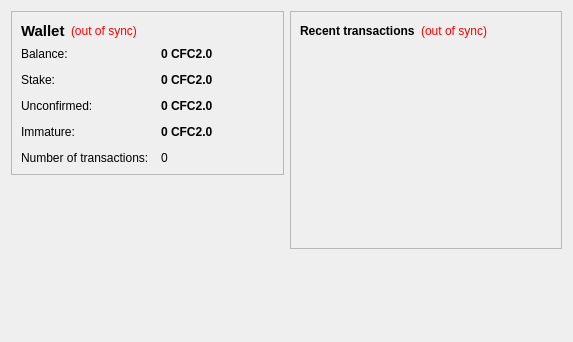
<?xml version="1.0" encoding="UTF-8"?>
<ui version="4.0">
 <class>OverviewPage</class>
 <widget class="QWidget" name="OverviewPage">
  <property name="geometry">
   <rect>
    <x>0</x>
    <y>0</y>
    <width>573</width>
    <height>342</height>
   </rect>
  </property>
  <property name="windowTitle">
   <string>Form</string>
  </property>
  <layout class="QHBoxLayout" name="horizontalLayout" stretch="1,1">
   <item>
    <layout class="QVBoxLayout" name="verticalLayout_2">
     <item>
      <widget class="QFrame" name="frame">
       <property name="frameShape">
        <enum>QFrame::StyledPanel</enum>
       </property>
       <property name="frameShadow">
        <enum>QFrame::Raised</enum>
       </property>
       <layout class="QVBoxLayout" name="verticalLayout_4">
        <item>
         <layout class="QHBoxLayout" name="horizontalLayout_4">
          <item>
           <widget class="QLabel" name="label_5">
            <property name="font">
             <font>
              <pointsize>11</pointsize>
              <weight>75</weight>
              <bold>true</bold>
             </font>
            </property>
            <property name="text">
             <string>Wallet</string>
            </property>
           </widget>
          </item>
          <item>
           <widget class="QLabel" name="labelWalletStatus">
            <property name="toolTip">
             <string>The displayed information may be out of date. Your wallet automatically synchronizes with the CoffeeCoin2.0 network after a connection is established, but this process has not completed yet.</string>
            </property>
            <property name="styleSheet">
             <string notr="true">QLabel { color: red; }</string>
            </property>
            <property name="text">
             <string notr="true">(out of sync)</string>
            </property>
            <property name="alignment">
             <set>Qt::AlignLeading|Qt::AlignLeft|Qt::AlignVCenter</set>
            </property>
           </widget>
          </item>
          <item>
           <spacer name="horizontalSpacer_2">
            <property name="orientation">
             <enum>Qt::Horizontal</enum>
            </property>
            <property name="sizeHint" stdset="0">
             <size>
              <width>40</width>
              <height>20</height>
             </size>
            </property>
           </spacer>
          </item>
         </layout>
        </item>
        <item>
         <layout class="QFormLayout" name="formLayout_2">
          <property name="fieldGrowthPolicy">
           <enum>QFormLayout::AllNonFixedFieldsGrow</enum>
          </property>
          <property name="horizontalSpacing">
           <number>12</number>
          </property>
          <property name="verticalSpacing">
           <number>12</number>
          </property>
          <item row="0" column="0">
           <widget class="QLabel" name="label">
            <property name="text">
             <string>Balance:</string>
            </property>
           </widget>
          </item>
          <item row="0" column="1">
           <widget class="QLabel" name="labelBalance">
            <property name="font">
             <font>
              <weight>75</weight>
              <bold>true</bold>
             </font>
            </property>
            <property name="cursor">
             <cursorShape>IBeamCursor</cursorShape>
            </property>
            <property name="toolTip">
             <string>Your current balance</string>
            </property>
            <property name="text">
             <string notr="true">0 CFC2.0</string>
            </property>
            <property name="textInteractionFlags">
             <set>Qt::LinksAccessibleByMouse|Qt::TextSelectableByKeyboard|Qt::TextSelectableByMouse</set>
            </property>
           </widget>
          </item>
          <item row="1" column="0">
           <widget class="QLabel" name="label_6">
            <property name="text">
             <string>Stake:</string>
            </property>
           </widget>
          </item>
          <item row="1" column="1">
           <widget class="QLabel" name="labelStake">
            <property name="font">
             <font>
              <weight>75</weight>
              <bold>true</bold>
             </font>
            </property>
            <property name="cursor">
             <cursorShape>IBeamCursor</cursorShape>
            </property>
            <property name="toolTip">
             <string>Total of coins that was staked, and do not yet count toward the current balance</string>
            </property>
            <property name="text">
             <string notr="true">0 CFC2.0</string>
            </property>
            <property name="textInteractionFlags">
             <set>Qt::LinksAccessibleByMouse|Qt::TextSelectableByKeyboard|Qt::TextSelectableByMouse</set>
            </property>
           </widget>
          </item>
          <item row="2" column="0">
           <widget class="QLabel" name="label_3">
            <property name="text">
             <string>Unconfirmed:</string>
            </property>
           </widget>
          </item>
          <item row="2" column="1">
           <widget class="QLabel" name="labelUnconfirmed">
            <property name="font">
             <font>
              <weight>75</weight>
              <bold>true</bold>
             </font>
            </property>
            <property name="cursor">
             <cursorShape>IBeamCursor</cursorShape>
            </property>
            <property name="toolTip">
             <string>Total of transactions that have yet to be confirmed, and do not yet count toward the current balance</string>
            </property>
            <property name="text">
             <string notr="true">0 CFC2.0</string>
            </property>
            <property name="textInteractionFlags">
             <set>Qt::LinksAccessibleByMouse|Qt::TextSelectableByKeyboard|Qt::TextSelectableByMouse</set>
            </property>
           </widget>
          </item>
          <item row="3" column="0">
           <widget class="QLabel" name="labelImmatureText">
            <property name="text">
             <string>Immature:</string>
            </property>
           </widget>
          </item>
          <item row="3" column="1">
           <widget class="QLabel" name="labelImmature">
            <property name="font">
             <font>
              <weight>75</weight>
              <bold>true</bold>
             </font>
            </property>
            <property name="toolTip">
             <string>Mined balance that has not yet matured</string>
            </property>
            <property name="text">
             <string notr="true">0 CFC2.0</string>
            </property>
            <property name="textInteractionFlags">
             <set>Qt::LinksAccessibleByMouse|Qt::TextSelectableByKeyboard|Qt::TextSelectableByMouse</set>
            </property>
           </widget>
          </item>
          <item row="4" column="0">
           <widget class="QLabel" name="label_2">
            <property name="text">
             <string>Number of transactions:</string>
            </property>
           </widget>
          </item>
          <item row="4" column="1">
           <widget class="QLabel" name="labelNumTransactions">
            <property name="toolTip">
             <string>Total number of transactions in wallet</string>
            </property>
            <property name="text">
             <string notr="true">0</string>
            </property>
           </widget>
          </item>
         </layout>
        </item>
       </layout>
      </widget>
     </item>
     <item>
      <spacer name="verticalSpacer">
       <property name="orientation">
        <enum>Qt::Vertical</enum>
       </property>
       <property name="sizeHint" stdset="0">
        <size>
         <width>20</width>
         <height>40</height>
        </size>
       </property>
      </spacer>
     </item>
     <item>
      <widget class="QLabel" name="label_6">
       <property name="text">
        <string/>
       </property>
       <property name="pixmap">
        <pixmap resource="../bitcoin.qrc">:/images/backg</pixmap>
       </property>
       <property name="scaledContents">
        <bool>false</bool>
       </property>
       <property name="alignment">
        <set>Qt::AlignCenter</set>
       </property>
       <property name="margin">
        <number>-2</number>
       </property>
      </widget>
     </item>
    </layout>
   </item>
   <item>
    <layout class="QVBoxLayout" name="verticalLayout_3">
     <item>
      <widget class="QFrame" name="frame_2">
       <property name="frameShape">
        <enum>QFrame::StyledPanel</enum>
       </property>
       <property name="frameShadow">
        <enum>QFrame::Raised</enum>
       </property>
       <layout class="QVBoxLayout" name="verticalLayout">
        <item>
         <layout class="QHBoxLayout" name="horizontalLayout_2">
          <item>
           <widget class="QLabel" name="label_4">
            <property name="text">
             <string>&lt;b&gt;Recent transactions&lt;/b&gt;</string>
            </property>
           </widget>
          </item>
          <item>
           <widget class="QLabel" name="labelTransactionsStatus">
            <property name="toolTip">
             <string>The displayed information may be out of date. Your wallet automatically synchronizes with the CoffeeCoin2.0 network after a connection is established, but this process has not completed yet.</string>
            </property>
            <property name="styleSheet">
             <string notr="true">QLabel { color: red; }</string>
            </property>
            <property name="text">
             <string notr="true">(out of sync)</string>
            </property>
            <property name="alignment">
             <set>Qt::AlignRight|Qt::AlignTrailing|Qt::AlignVCenter</set>
            </property>
           </widget>
          </item>
          <item>
           <spacer name="horizontalSpacer">
            <property name="orientation">
             <enum>Qt::Horizontal</enum>
            </property>
            <property name="sizeHint" stdset="0">
             <size>
              <width>40</width>
              <height>20</height>
             </size>
            </property>
           </spacer>
          </item>
         </layout>
        </item>
        <item>
         <widget class="QListView" name="listTransactions">
          <property name="styleSheet">
           <string notr="true">QListView { background: transparent; }</string>
          </property>
          <property name="frameShape">
           <enum>QFrame::NoFrame</enum>
          </property>
          <property name="verticalScrollBarPolicy">
           <enum>Qt::ScrollBarAlwaysOff</enum>
          </property>
          <property name="horizontalScrollBarPolicy">
           <enum>Qt::ScrollBarAlwaysOff</enum>
          </property>
          <property name="selectionMode">
           <enum>QAbstractItemView::NoSelection</enum>
          </property>
         </widget>
        </item>
       </layout>
      </widget>
     </item>
     <item>
      <spacer name="verticalSpacer_2">
       <property name="orientation">
        <enum>Qt::Vertical</enum>
       </property>
       <property name="sizeHint" stdset="0">
        <size>
         <width>20</width>
         <height>40</height>
        </size>
       </property>
      </spacer>
     </item>
    </layout>
   </item>
  </layout>
 </widget>
 <resources/>
 <connections/>
</ui>
